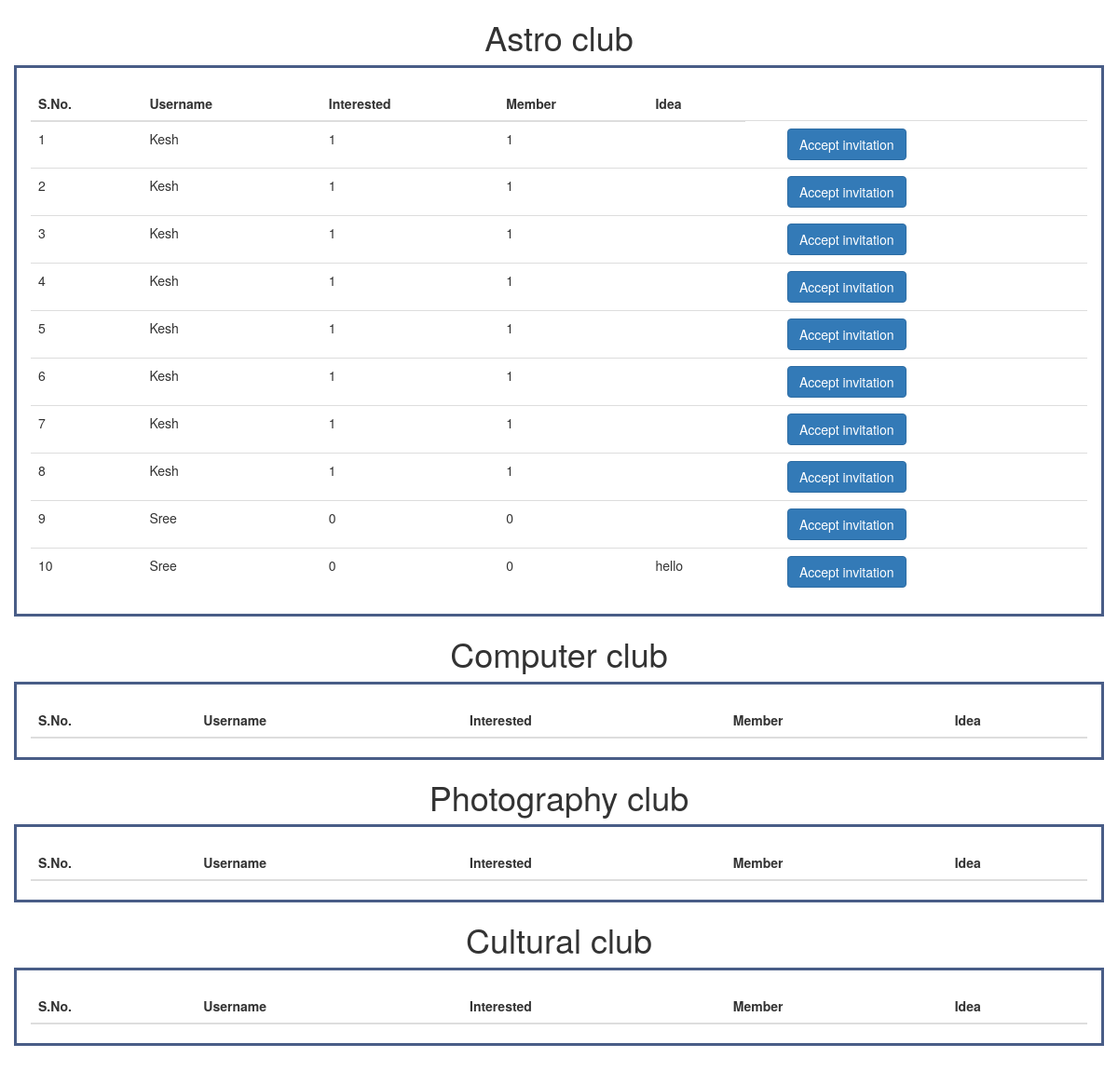
/clubadmin.php (signed in), run on an earlier commit of the app's database.
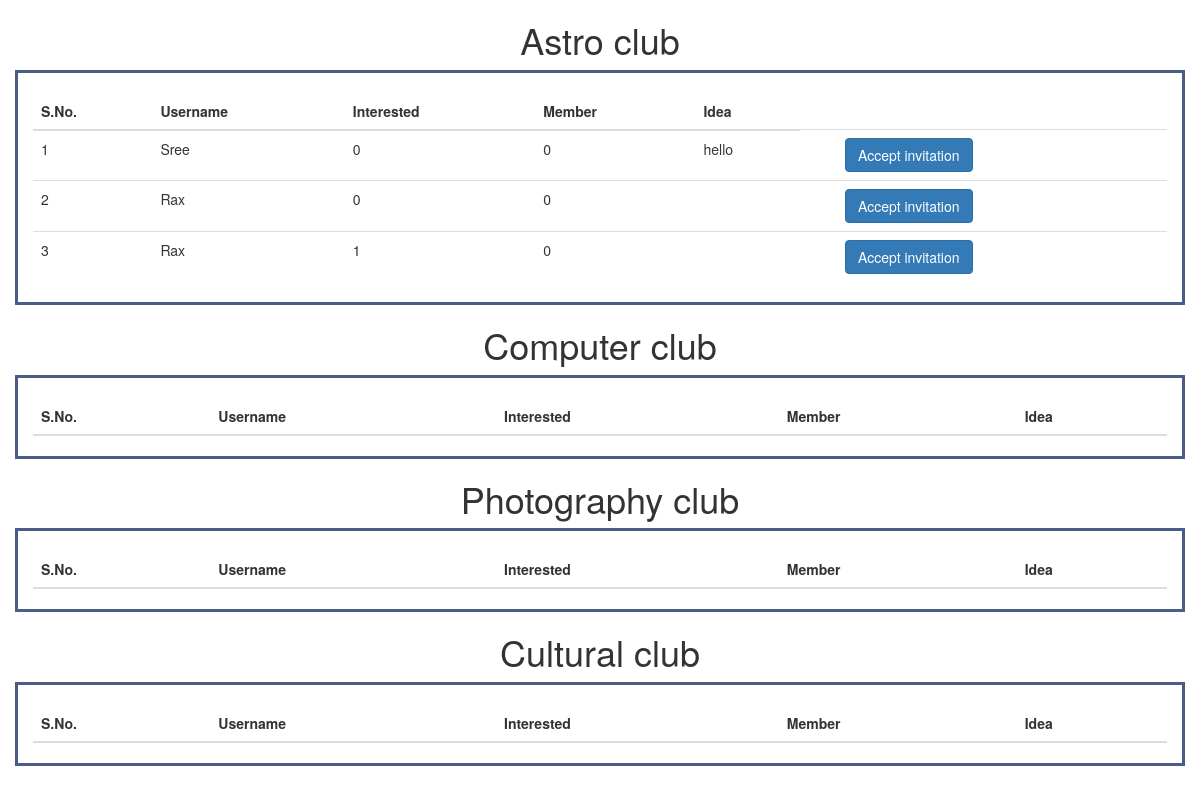
And on a later commit of the database.
### tables this page shows
CREATE TABLE `club1` (
  `id` int(100) NOT NULL,
  `uname` varchar(30) NOT NULL,
  `interested` tinyint(1) NOT NULL DEFAULT 0,
  `member` tinyint(1) NOT NULL DEFAULT 0,
  `idea` varchar(500) NOT NULL
);

### clubadmin.php (the view, shortened to what this page needs)
<!DOCTYPE html>
<html>
<?php
if(isset($_SESSION["uname"]))
{
    include "db.php";
    $query = "SELECT * FROM club1";
    $result = mysqli_query($con,$query);
?>
<head>
  <link rel="stylesheet" href="https://maxcdn.bootstrapcdn.com/bootstrap/3.4.1/css/bootstrap.min.css">
</head>
<body>
    <h1 style ="text-align:center">Astro club</h1>
<div class="container" style = "border-style: groove;border: 3px solid #495d87;">
  <table class="table table-hover">
  <thead>
  <br>
    <tr>
    <th>S.No.</th>
      <th>Username</th>
      <th>Interested</th>
      <th>Member</th>
      <th>Idea</th>
    </tr>
  </thead>
  <tbody>
  <?php
  $i = 1;
    while($row = mysqli_fetch_assoc($result)){
    ?>
    <tr>
    <td><?php echo $i;?></td>
      <td><?php echo $row['uname'];?></td>
      <td><?php echo $row['interested'];?></td>
      <td><?php echo $row['member'];?></td>
      <td><?php echo $row['idea'];?></td>
      <td>
          <form action = "update.php" method = "post">
                <td><button type="submit" class="btn btn-primary" name = "update">Accept invitation</button></td>
          </form>
    </tr>
    <?php
    $i++;
    }
    ?>
  </tbody>
</table>
</div>
<h1 style ="text-align:center">Computer club</h1>
<div class="container" style = "border-style: groove;border: 3px solid #495d87;">
  <table class="table table-hover">
  <thead>
  <br>
    <tr>
    <th>S.No.</th>
      <th>Username</th>
      <th>Interested</th>
      <th>Member</th>
      <th>Idea</th>
    </tr>
  </thead>
</table>
</div>
<h1 style ="text-align:center">Photography club</h1>
<div class="container" style = "border-style: groove;border: 3px solid #495d87;">
  <table class="table table-hover">
  <thead>
  <br>
    <tr>
    <th>S.No.</th>
      <th>Username</th>
      <th>Interested</th>
      <th>Member</th>
      <th>Idea</th>
    </tr>
  </thead>
</table>
</div>
<h1 style ="text-align:center">Cultural club</h1>
<div class="container" style = "border-style: groove;border: 3px solid #495d87;">
  <table class="table table-hover">
  <thead>
  <br>
    <tr>
    <th>S.No.</th>
      <th>Username</th>
      <th>Interested</th>
      <th>Member</th>
      <th>Idea</th>
    </tr>
  </thead>
</table>
</div>
<br><br>
</body>
</html>
<?php
}
else
{
    echo "<script>";
    echo "alert('Access denied');";
    echo "window.location.href='main.php';";
    echo "</script>";
}?>

What changed in the data, as far as the page shows it:
removed club1: uname "Kesh", interested "1", member "1"
removed club1: uname "Kesh", interested "1", member "1"
removed club1: uname "Kesh", interested "1", member "1"
removed club1: uname "Kesh", interested "1", member "1"
removed club1: uname "Kesh", interested "1", member "1"
removed club1: uname "Kesh", interested "1", member "1"
removed club1: uname "Kesh", interested "1", member "1"
removed club1: uname "Kesh", interested "1", member "1"
removed club1: uname "Sree", interested "0", member "0"
added club1: uname "Rax", interested "0", member "0"
added club1: uname "Rax", interested "1", member "0"
